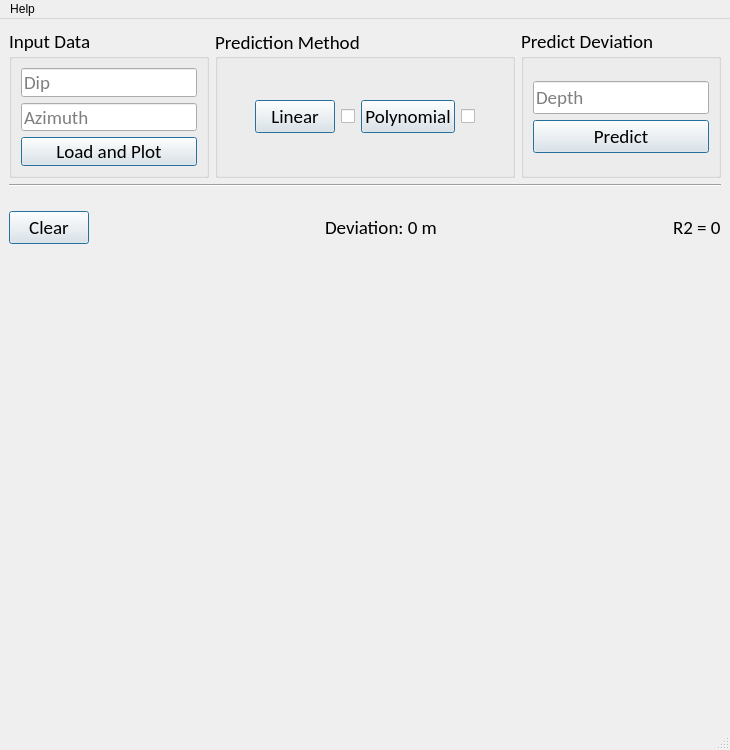
<?xml version="1.0" encoding="UTF-8"?>
<ui version="4.0">
 <class>MainWindow</class>
 <widget class="QMainWindow" name="MainWindow">
  <property name="geometry">
   <rect>
    <x>0</x>
    <y>0</y>
    <width>730</width>
    <height>750</height>
   </rect>
  </property>
  <property name="minimumSize">
   <size>
    <width>730</width>
    <height>750</height>
   </size>
  </property>
  <property name="windowTitle">
   <string>MainWindow</string>
  </property>
  <widget class="QWidget" name="centralwidget">
   <layout class="QGridLayout" name="gridLayout">
    <item row="3" column="0" colspan="3">
     <widget class="MplWidget" name="MplWidget" native="true">
      <property name="minimumSize">
       <size>
        <width>710</width>
        <height>451</height>
       </size>
      </property>
      <property name="font">
       <font>
        <family>Calibri</family>
        <pointsize>14</pointsize>
       </font>
      </property>
     </widget>
    </item>
    <item row="0" column="2">
     <widget class="QGroupBox" name="groupBox_3">
      <property name="maximumSize">
       <size>
        <width>200</width>
        <height>150</height>
       </size>
      </property>
      <property name="font">
       <font>
        <family>Calibri</family>
        <pointsize>14</pointsize>
       </font>
      </property>
      <property name="title">
       <string>Predict Deviation</string>
      </property>
      <layout class="QHBoxLayout" name="horizontalLayout_5">
       <item>
        <layout class="QVBoxLayout" name="verticalLayout_2">
         <item>
          <spacer name="verticalSpacer_4">
           <property name="orientation">
            <enum>Qt::Vertical</enum>
           </property>
           <property name="sizeHint" stdset="0">
            <size>
             <width>20</width>
             <height>40</height>
            </size>
           </property>
          </spacer>
         </item>
         <item>
          <widget class="QLineEdit" name="lineEdit_depth">
           <property name="placeholderText">
            <string>Depth</string>
           </property>
          </widget>
         </item>
         <item>
          <widget class="QPushButton" name="pushButton_predict">
           <property name="text">
            <string>Predict</string>
           </property>
           <property name="default">
            <bool>true</bool>
           </property>
          </widget>
         </item>
         <item>
          <spacer name="verticalSpacer_3">
           <property name="orientation">
            <enum>Qt::Vertical</enum>
           </property>
           <property name="sizeHint" stdset="0">
            <size>
             <width>20</width>
             <height>40</height>
            </size>
           </property>
          </spacer>
         </item>
        </layout>
       </item>
      </layout>
     </widget>
    </item>
    <item row="0" column="0">
     <widget class="QGroupBox" name="groupBox">
      <property name="maximumSize">
       <size>
        <width>200</width>
        <height>150</height>
       </size>
      </property>
      <property name="font">
       <font>
        <family>Calibri</family>
        <pointsize>14</pointsize>
       </font>
      </property>
      <property name="title">
       <string>Input Data</string>
      </property>
      <layout class="QVBoxLayout" name="verticalLayout_3">
       <item>
        <layout class="QVBoxLayout" name="verticalLayout">
         <item>
          <spacer name="verticalSpacer_2">
           <property name="orientation">
            <enum>Qt::Vertical</enum>
           </property>
           <property name="sizeHint" stdset="0">
            <size>
             <width>20</width>
             <height>40</height>
            </size>
           </property>
          </spacer>
         </item>
         <item>
          <widget class="QLineEdit" name="lineEdit_dip">
           <property name="font">
            <font>
             <family>Calibri</family>
             <pointsize>14</pointsize>
            </font>
           </property>
           <property name="placeholderText">
            <string>Dip</string>
           </property>
          </widget>
         </item>
         <item>
          <widget class="QLineEdit" name="lineEdit_azimuth">
           <property name="placeholderText">
            <string>Azimuth</string>
           </property>
          </widget>
         </item>
         <item>
          <widget class="QPushButton" name="pushButton_load_and_plot">
           <property name="text">
            <string>Load and Plot</string>
           </property>
           <property name="default">
            <bool>true</bool>
           </property>
          </widget>
         </item>
         <item>
          <spacer name="verticalSpacer">
           <property name="orientation">
            <enum>Qt::Vertical</enum>
           </property>
           <property name="sizeHint" stdset="0">
            <size>
             <width>20</width>
             <height>40</height>
            </size>
           </property>
          </spacer>
         </item>
        </layout>
       </item>
      </layout>
     </widget>
    </item>
    <item row="0" column="1">
     <widget class="QGroupBox" name="groupBox_2">
      <property name="maximumSize">
       <size>
        <width>300</width>
        <height>150</height>
       </size>
      </property>
      <property name="font">
       <font>
        <family>Calibri</family>
        <pointsize>14</pointsize>
       </font>
      </property>
      <property name="layoutDirection">
       <enum>Qt::LeftToRight</enum>
      </property>
      <property name="autoFillBackground">
       <bool>false</bool>
      </property>
      <property name="title">
       <string>Prediction Method</string>
      </property>
      <property name="alignment">
       <set>Qt::AlignLeading|Qt::AlignLeft|Qt::AlignVCenter</set>
      </property>
      <layout class="QHBoxLayout" name="horizontalLayout_4">
       <item>
        <layout class="QHBoxLayout" name="horizontalLayout">
         <item>
          <spacer name="horizontalSpacer_2">
           <property name="orientation">
            <enum>Qt::Horizontal</enum>
           </property>
           <property name="sizeHint" stdset="0">
            <size>
             <width>40</width>
             <height>20</height>
            </size>
           </property>
          </spacer>
         </item>
         <item>
          <widget class="QPushButton" name="pushButton_linear">
           <property name="text">
            <string>Linear</string>
           </property>
           <property name="default">
            <bool>true</bool>
           </property>
          </widget>
         </item>
         <item>
          <widget class="QCheckBox" name="checkBox_linear">
           <property name="text">
            <string/>
           </property>
          </widget>
         </item>
         <item>
          <widget class="QPushButton" name="pushButton_poly">
           <property name="text">
            <string>Polynomial</string>
           </property>
           <property name="default">
            <bool>true</bool>
           </property>
          </widget>
         </item>
         <item>
          <widget class="QCheckBox" name="checkBox_poly">
           <property name="text">
            <string/>
           </property>
          </widget>
         </item>
         <item>
          <spacer name="horizontalSpacer">
           <property name="orientation">
            <enum>Qt::Horizontal</enum>
           </property>
           <property name="sizeHint" stdset="0">
            <size>
             <width>40</width>
             <height>20</height>
            </size>
           </property>
          </spacer>
         </item>
        </layout>
       </item>
      </layout>
     </widget>
    </item>
    <item row="1" column="0" colspan="3">
     <widget class="Line" name="line">
      <property name="orientation">
       <enum>Qt::Horizontal</enum>
      </property>
     </widget>
    </item>
    <item row="2" column="0" colspan="3">
     <layout class="QHBoxLayout" name="horizontalLayout_3">
      <item>
       <widget class="QPushButton" name="pushButton_clear">
        <property name="font">
         <font>
          <family>Calibri</family>
          <pointsize>14</pointsize>
         </font>
        </property>
        <property name="text">
         <string>Clear</string>
        </property>
        <property name="default">
         <bool>true</bool>
        </property>
       </widget>
      </item>
      <item>
       <spacer name="horizontalSpacer_6">
        <property name="orientation">
         <enum>Qt::Horizontal</enum>
        </property>
        <property name="sizeHint" stdset="0">
         <size>
          <width>40</width>
          <height>20</height>
         </size>
        </property>
       </spacer>
      </item>
      <item>
       <widget class="QLabel" name="label_deviation">
        <property name="font">
         <font>
          <family>Calibri</family>
          <pointsize>14</pointsize>
         </font>
        </property>
        <property name="text">
         <string>Deviation: 0 m</string>
        </property>
       </widget>
      </item>
      <item>
       <spacer name="horizontalSpacer_5">
        <property name="orientation">
         <enum>Qt::Horizontal</enum>
        </property>
        <property name="sizeHint" stdset="0">
         <size>
          <width>40</width>
          <height>20</height>
         </size>
        </property>
       </spacer>
      </item>
      <item>
       <widget class="QLabel" name="label_r2">
        <property name="font">
         <font>
          <family>Calibri</family>
          <pointsize>14</pointsize>
         </font>
        </property>
        <property name="text">
         <string>R2 = 0</string>
        </property>
       </widget>
      </item>
     </layout>
    </item>
   </layout>
  </widget>
  <widget class="QMenuBar" name="menubar">
   <property name="geometry">
    <rect>
     <x>0</x>
     <y>0</y>
     <width>730</width>
     <height>21</height>
    </rect>
   </property>
   <widget class="QMenu" name="menuHelp">
    <property name="title">
     <string>Help</string>
    </property>
   </widget>
   <addaction name="menuHelp"/>
  </widget>
  <widget class="QStatusBar" name="statusbar"/>
 </widget>
 <customwidgets>
  <customwidget>
   <class>MplWidget</class>
   <extends>QWidget</extends>
   <header>mplwidget.h</header>
   <container>1</container>
  </customwidget>
 </customwidgets>
 <resources/>
 <connections/>
</ui>
